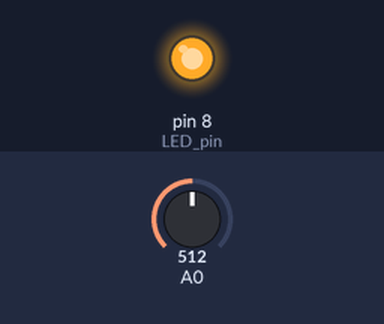
Simulated run of this sketch. Board: Arduino Uno, built with avr-gcc and run on an emulated ATmega328P. Shown: output pins drawn as LEDs (lit = HIGH). The inputs (shaded band) are chosen by the test bench; at power-on: A0 = 512.

Above: at 2.8 s.
2.9 s: A0 set to 0
5.6 s: A0 set to 122
At 5.96 s:
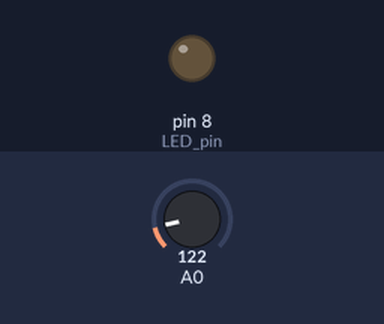
Timing chart, 0 to 15.1 s (numbered marks = the images above; inputs shaded):
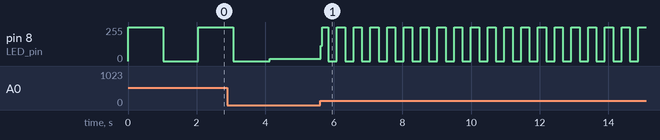

Measured:
- after the input at 5.6 s, pin 8 (LED_pin): 16/255 → 116/255 at once, then moves between 0/255 and 255/255, repeating every 0.49 s

The sketch:

controlled_blinking.ino
```cpp
const int LED_pin = 8;

void setup() {
  // put your setup code here, to run once:
  Serial.begin(9600);
  pinMode(LED_pin, OUTPUT);
}

void loop() {
  // put your main code here, to run repeatedly:
  int delay_value = analogRead(A0);
  digitalWrite(LED_pin, HIGH);
  delay(delay_value * 2);
  digitalWrite(LED_pin, LOW);
  delay(delay_value * 2);
}
```
